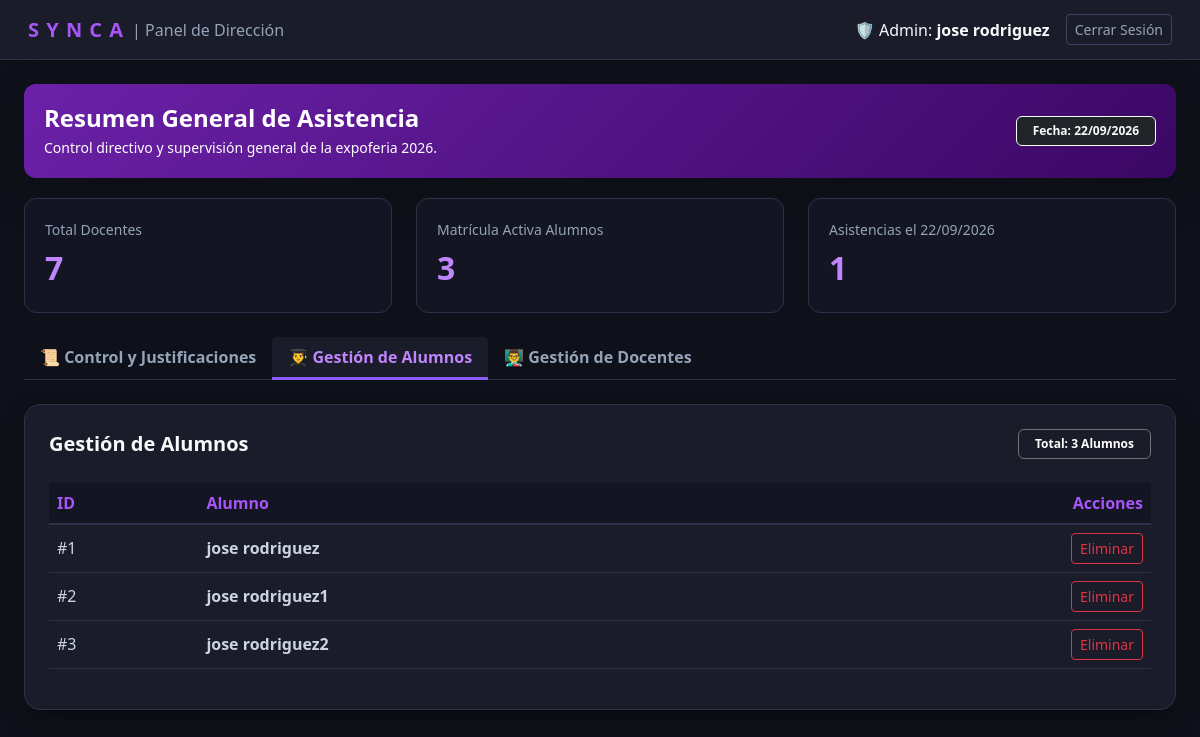
Screenshot of /panel_admin.php?tab=alumnos (signed in) with the database file from the repository.
### tables this page shows
CREATE TABLE `estudiante` (
  `id_estudiante` int(11) NOT NULL,
  `nombre` varchar(50) NOT NULL,
  `apellido` varchar(50) NOT NULL,
  `nie` varchar(8) NOT NULL,
  `correo_institucional` varchar(250) NOT NULL,
  `contraseina` varchar(255) DEFAULT NULL
);

### panel_admin.php (the view, shortened to what this page needs)
<?php
require_once 'conexion.php';
$nombre_admin = $_SESSION['nombre'] ?? 'Director General';
$pestana_activa = $_REQUEST['tab'] ?? 'asistencias';
$fecha_filtro = $_REQUEST['fecha'] ?? date('Y-m-d');
try {
    $stmtHoy = $conexion->prepare("SELECT COUNT(*) FROM asistencia WHERE DATE(fecha_registro) = ?");
    $stmtHoy->execute([$fecha_filtro]);
    $totalAsistenciasHoy = $stmtHoy->fetchColumn();
} catch (PDOException $e) {
    $totalProfesores = $totalAlumnos = $totalAsistenciasHoy = 0;
}
try {
    $stmtAlumnos = $conexion->query("SELECT * FROM estudiante ORDER BY nombre ASC");
    $listaAlumnos = $stmtAlumnos->fetchAll(PDO::FETCH_ASSOC);
} catch (PDOException $e) {
    $listaAlumnos = [];
}
try {
    $stmtProf = $conexion->query("SELECT * FROM profesor ORDER BY nombre ASC");
    $listaProfesores = $stmtProf->fetchAll(PDO::FETCH_ASSOC);
} catch (PDOException $ex) {
    try {
        $stmtProf = $conexion->query("SELECT id_docente AS id_profesor, nombre, apellido, usuario FROM docentes ORDER BY nombre ASC");
        $listaProfesores = $stmtProf->fetchAll(PDO::FETCH_ASSOC);
    } catch (PDOException $e) {
        $listaProfesores = [];
    }
}
?>
<!DOCTYPE html>
<html lang="es">
<head>
    <link href="https://cdn.jsdelivr.net/npm/bootstrap@5.3.0/dist/css/bootstrap.min.css" rel="stylesheet">
</head>
<body>
    <nav class="navbar-admin d-flex justify-content-between align-items-center">
        <div class="d-flex align-items-center gap-2">
            <span class="brand-logo">S Y N C A</span>
            <span class="text-subtle fs-6">| Panel de Dirección</span>
        </div>
        <div class="d-flex align-items-center gap-3">
            <span class="text-light">🛡️ Admin: <b><?= htmlspecialchars($nombre_admin) ?></b></span>
            <a href="logout.php" class="btn btn-sm btn-outline-custom">Cerrar Sesión</a>
        </div>
    </nav>
    <div class="container-fluid py-4 px-4">
        <div class="banner-purple d-flex justify-content-between align-items-center shadow-lg">
            <div>
                <h4 class="fw-bold mb-1">Resumen General de Asistencia</h4>
                <p class="mb-0 text-light-50 small">Control directivo y supervisión general de la expoferia 2026.</p>
            </div>
            <span class="badge bg-dark border border-light text-light px-3 py-2">Fecha: <?= date('d/m/Y', strtotime($fecha_filtro)) ?></span>
        </div>
        <div class="row g-4 mb-4">
            <div class="col-md-4">
                <div class="stat-card">
                    <span class="text-subtle small d-block mb-1">Total Docentes</span>
                    <span class="stat-number"><?= count($listaProfesores) ?></span>
                </div>
            </div>
            <div class="col-md-4">
                <div class="stat-card">
                    <span class="text-subtle small d-block mb-1">Matrícula Activa Alumnos</span>
                    <span class="stat-number"><?= count($listaAlumnos) ?></span>
                </div>
            </div>
            <div class="col-md-4">
                <div class="stat-card">
                    <span class="text-subtle small d-block mb-1">Asistencias el <?= date('d/m/Y', strtotime($fecha_filtro)) ?></span>
                    <span class="stat-number"><?= $totalAsistenciasHoy ?></span>
                </div>
            </div>
        </div>
        <ul class="nav nav-tabs mb-4">
            <li class="nav-item">
                <a class="nav-link <?= $pestana_activa === 'asistencias' ? 'active' : '' ?>" href="?tab=asistencias&fecha=<?= urlencode($fecha_filtro) ?>">📜 Control y Justificaciones</a>
            </li>
            <li class="nav-item">
                <a class="nav-link <?= $pestana_activa === 'alumnos' ? 'active' : '' ?>" href="?tab=alumnos">👨‍🎓 Gestión de Alumnos</a>
            </li>
            <li class="nav-item">
                <a class="nav-link <?= $pestana_activa === 'profesores' ? 'active' : '' ?>" href="?tab=profesores">👨‍🏫 Gestión de Docentes</a>
            </li>
        </ul>
        <?php if ($pestana_activa === 'alumnos'): ?>
        <div class="card card-custom p-4">
            <div class="d-flex justify-content-between align-items-center mb-4">
                <h5 class="fw-bold text-light mb-0">Gestión de Alumnos</h5>
                <span class="badge bg-purple px-3 py-2 border border-secondary">Total: <?= count($listaAlumnos) ?> Alumnos</span>
            </div>
            <div class="table-responsive">
                <table class="table table-dark-custom align-middle">
                    <thead>
                        <tr>
                            <th>ID</th>
                            <th>Alumno</th>
                            <th class="text-end">Acciones</th>
                        </tr>
                    </thead>
                    <tbody>
                        <?php if (empty($listaAlumnos)): ?>
                            <tr><td colspan="3" class="text-center py-4 text-subtle">No hay alumnos registrados.</td></tr>
                        <?php else: ?>
                            <?php foreach ($listaAlumnos as $alumno):
                                $idAlumno = $alumno['id_estudiante'] ?? $alumno['id'] ?? 0;
                                $nombreAlumno = trim(($alumno['nombre'] ?? '') . ' ' . ($alumno['apellido'] ?? ''));
                            ?>
                            <tr>
                                <td class="text-subtle">#<?= htmlspecialchars($idAlumno) ?></td>
                                <td class="fw-semibold text-light"><?= htmlspecialchars($nombreAlumno) ?></td>
                                <td class="text-end">
                                    <form method="POST" onsubmit="return confirm('¿Estás seguro de eliminar este alumno?');" style="display:inline;">
                                        <button type="submit" class="btn btn-outline-danger btn-sm">Eliminar</button>
                                    </form>
                                </td>
                            </tr>
                            <?php endforeach; ?>
                        <?php endif; ?>
                    </tbody>
                </table>
            </div>
        </div>
        <?php endif; ?>
    </div>
</body>
</html>

### panel_admin.php (style rules this page uses)
body { background-color: #0f111a; color: #e2e8f0; font-family: 'Segoe UI', system-ui, -apple-system, sans-serif; min-height: 100vh; }
.navbar-admin { background-color: #1a1c29; border-bottom: 1px solid #2d3248; padding: 14px 28px; }
.brand-logo { color: #a855f7; font-weight: 700; font-size: 1.25rem; letter-spacing: 1px; }
.card-custom { background-color: #1a1c29; border: 1px solid #2d3248; border-radius: 16px; box-shadow: 0 10px 25px -5px rgba(0, 0, 0, 0.5); }
.banner-purple { background: linear-gradient(135deg, #6b21a8 0%, #3b0764 100%); border-radius: 12px; padding: 20px; color: #ffffff; margin-bottom: 20px; }
.stat-card { background-color: #131522; border: 1px solid #2d3248; border-radius: 12px; padding: 20px; }
.stat-number { font-size: 2rem; font-weight: 700; color: #c084fc; }
.btn-outline-custom { border: 1px solid #3b4261; color: #94a3b8; background: transparent; }
.table-dark-custom thead th { background-color: #131522 !important; color: #a855f7 !important; border-bottom: 2px solid #2d3248 !important; }
.table-dark-custom tbody td { background-color: transparent !important; color: #cbd5e1 !important; border-bottom: 1px solid #2d3248 !important; vertical-align: middle; }
.text-subtle { color: #94a3b8 !important; }
.nav-tabs { border-bottom: 1px solid #2d3248; }
.nav-tabs .nav-link { color: #94a3b8; border: none; font-weight: 600; }
.nav-tabs .nav-link.active { background-color: #1a1c29; color: #c084fc; border-bottom: 3px solid #8b5cf6; }

### rows the page displays
estudiante: id_estudiante "1", nombreAlumno "jose rodriguez"
estudiante: id_estudiante "2", nombreAlumno "jose rodriguez1"
estudiante: id_estudiante "3", nombreAlumno "jose rodriguez2"

### other values shown
$nombre_admin "jose rodriguez"
count($listaProfesores) "7"
count($listaAlumnos) "3"
$totalAsistenciasHoy "1"
